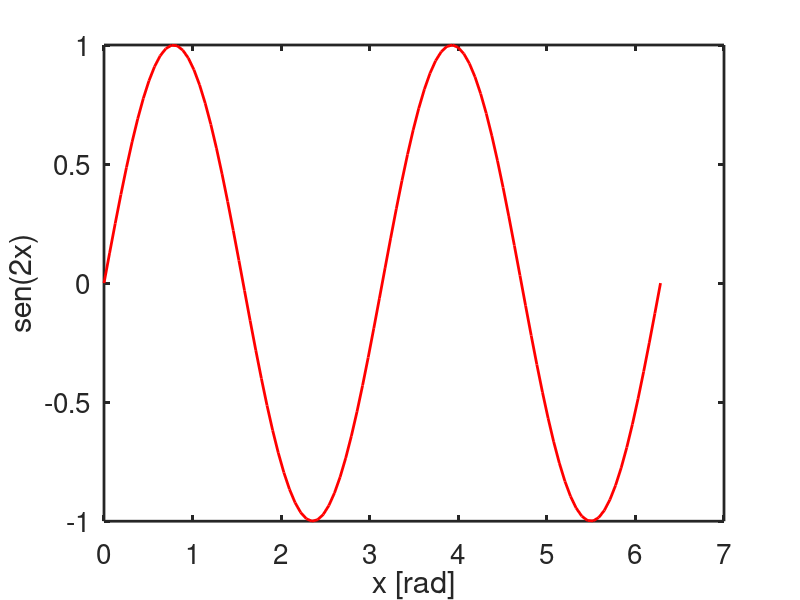

This chart was generated by the following MATLAB code:
% Capacitate en Octave - 2019 - FCAI-UNCuyo
% https://introoctave.github.io/capacitoctave
% Jornadas de Investigación y Enseñanza de las Ciencias Experimentales (JEICE)
%
%
% Ejercicio: Calcular el valor del seno del doble del ángulo: 
%            sen(2*theta).

senoAngDoble = @(x) 2*sin(x).*cos(x);

x=linspace(0,2*pi);

figure(1);clf
plot(x, senoAngDoble(x), 'r-', 'linewidth', 2)
xlabel('x [rad]','fontsize',24)
ylabel('sen(2x)','fontsize',24)
set(gca,'linewidth',2,'fontsize',20)
